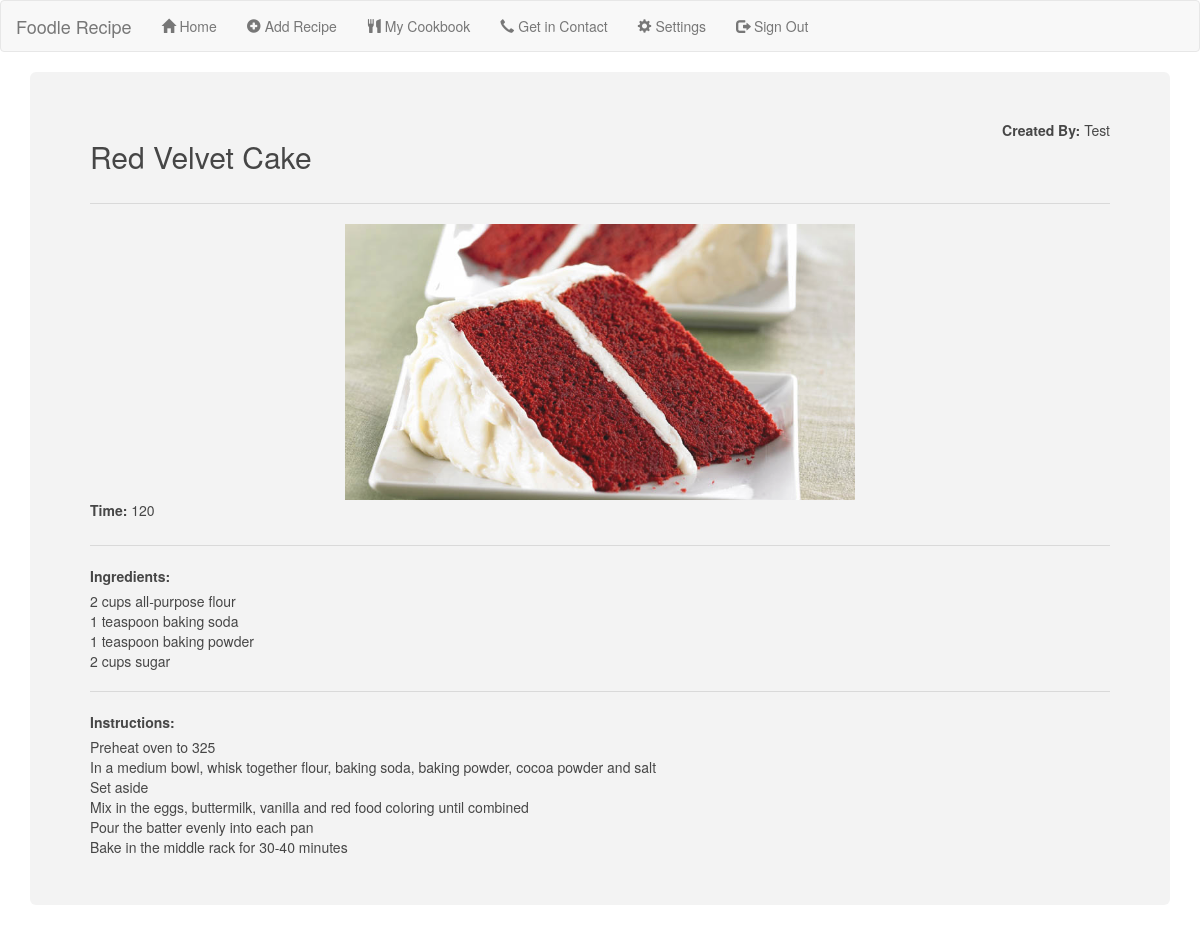
Screenshot of /website/displayRecipe.php?id=2 (signed in) with the database file from the repository.
### tables this page shows
CREATE TABLE `rdetails` (
  `Id` int(11) NOT NULL,
  `rname` varchar(60) DEFAULT NULL,
  `rauthor` varchar(20) DEFAULT NULL,
  `rtime` varchar(5) DEFAULT NULL,
  `rinstructions` varchar(1000) DEFAULT NULL,
  `ringredients` varchar(1000) DEFAULT NULL,
  `rimage` varchar(100) DEFAULT NULL
);

### website/displayRecipe.php (the view, shortened to what this page needs)
<!DOCTYPE html>
<html>
<head>
  <?php
    require "conn.php";
  ?>
</head>
<body class="image">
  <div class="container">
    <div class="jumbotron">
    <?php
    function parseList($list){
        echo str_replace(".","<br>",$list);
      }
      $recipeId = $_GET["id"];
      $stmt=$conn->prepare("select * from foodlerecipe.rdetails where Id = ?");
      $stmt->bind_param("i",$recipeId);
      $stmt->execute();
      $result=$stmt->get_result();
      $row=$result->fetch_assoc();
      ?>
        <div class="rdetails recDispBanner">
          <h2>
            <?php
            if(!empty($row["rname"])){
            echo $row["rname"];
            }
            else{
              echo "Not Available";
            }
            ?>
          </h2>
        </div>
        <div class="rdetails recDispBanner" id="recDispAuthor">
          <label>Created By: </label>
            <?php
            if(!empty($row["rauthor"])){
            echo $row["rauthor"];
            }
            else{
              echo "Not Available";
            }
            ?>
        </div>
        <hr>
        <div class="rdetails">
            <?php
            if(!empty($row["rimage"])){
            echo  "<img src=". $row["rimage"] ." class='recipeImage' >";
            }
            else{
              echo "Not Available";
            }
            ?>
        </div>
        <div class="rdetails">
          <label>Time: </label>
            <?php
            if(!empty($row["rtime"])){
            echo $row["rtime"];
            }
            else{
              echo "Not Available";
            }
            ?>
        </div>
        <hr>
        <div class="rdetails">
          <label>Ingredients:  </label>
          <br>
            <?php
            if(!empty($row["ringredients"])){
            parseList($row["ringredients"]);
            }
            else{
              echo "Not Available";
            }
            ?>
        </div>
        <hr>
        <div class="rdetails">
          <label>Instructions: </label>
          <br>
            <?php
            if(!empty($row["rinstructions"])){
              parseList($row["rinstructions"]);
            }
            else{
              echo "Not Available";
            }
            ?>
        </div>
    </div>
  </div>
</body>
</html>

### website/stylesheet.css (style rules this page uses)
.image { background-image: url("foodbackground.jpg"); background-size: cover; background-repeat: none; }
.container { opacity: 0.9; }
.jumbotron { background-color:#f2f2f2; }
.recipeImage { width:300px; height: 150px; display: block; margin-left: auto; margin-right: auto; }
.rdetails { position: relative; }
.recDispBanner { display: inline-block; }
#recDispAuthor { float:right; }

### rows the page displays
rdetails: rname "Red Velvet Cake", rauthor "Test", rimage (picture), rtime "120", ringredients "2 cups all-purpose flour 1 teaspoon baking soda 1 teaspoon baking powder 2 cups sugar Preheat oven to 325 In a medium bowl, whisk together flour, baking soda, baking powder, cocoa powder and salt Set aside Mix in the eggs, buttermilk, vanilla and red food coloring until combined Pour the batter evenly into each pan Bake in the middle rack for 30-40 minutes"
